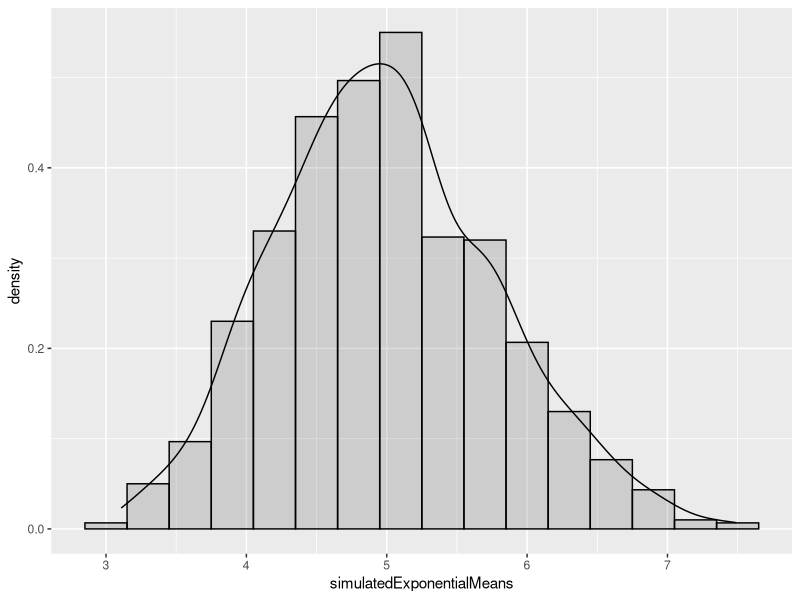
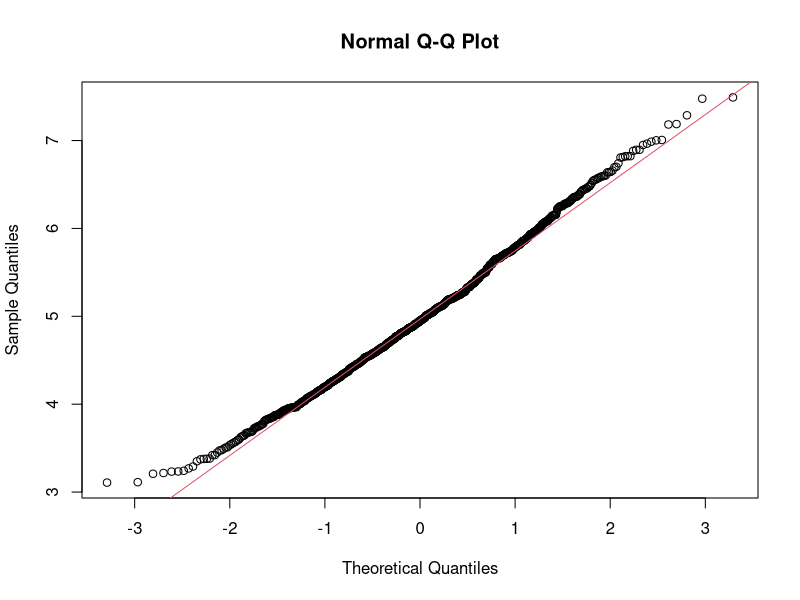

Recreate these plots in R, in order.
## ---- chunk 1
#Set the appropriate parameters for the simulation
n = 40
nosims = 1000
expLambda = 0.2

#Set seed for reprodcibility
set.seed(1)

#Simulate the exponential distributions 
simulatedExpValues = replicate(nosims, rexp (n, expLambda))

#Calculate the individual means of the simulated exponential simulations
simulatedExponentialMeans = colMeans (simulatedExpValues)

#Calculate the mean of the sinulated means. This tells us where the simulation means are centered.
meanOfSimExpMeans = mean(simulatedExponentialMeans)
meanOfSimExpMeans

#Theoretical mean
meanTheoretical = 1/expLambda
meanTheoretical
## ---- chunk 2
#Calculate the variance of the simulated means
varianceSimExponMeans = var (simulatedExponentialMeans)
varianceSimExponMeans

#Calculate the theoretical variance
varianceTheoretical = ((1/expLambda)/sqrt (n))^2
varianceTheoretical
## ---- chunk 3
library (ggplot2)
par(mfrow = c(1,1))
q <- ggplot(data.frame(simulatedExponentialMeans), aes(x = simulatedExponentialMeans)) + geom_histogram(alpha = 0.2, binwidth=0.3, colour = "black", aes(y = ..density..)) + geom_density()
q

par(mfrow = c(1,1))
qqnorm(simulatedExponentialMeans)
qqline(simulatedExponentialMeans, col = 2)
